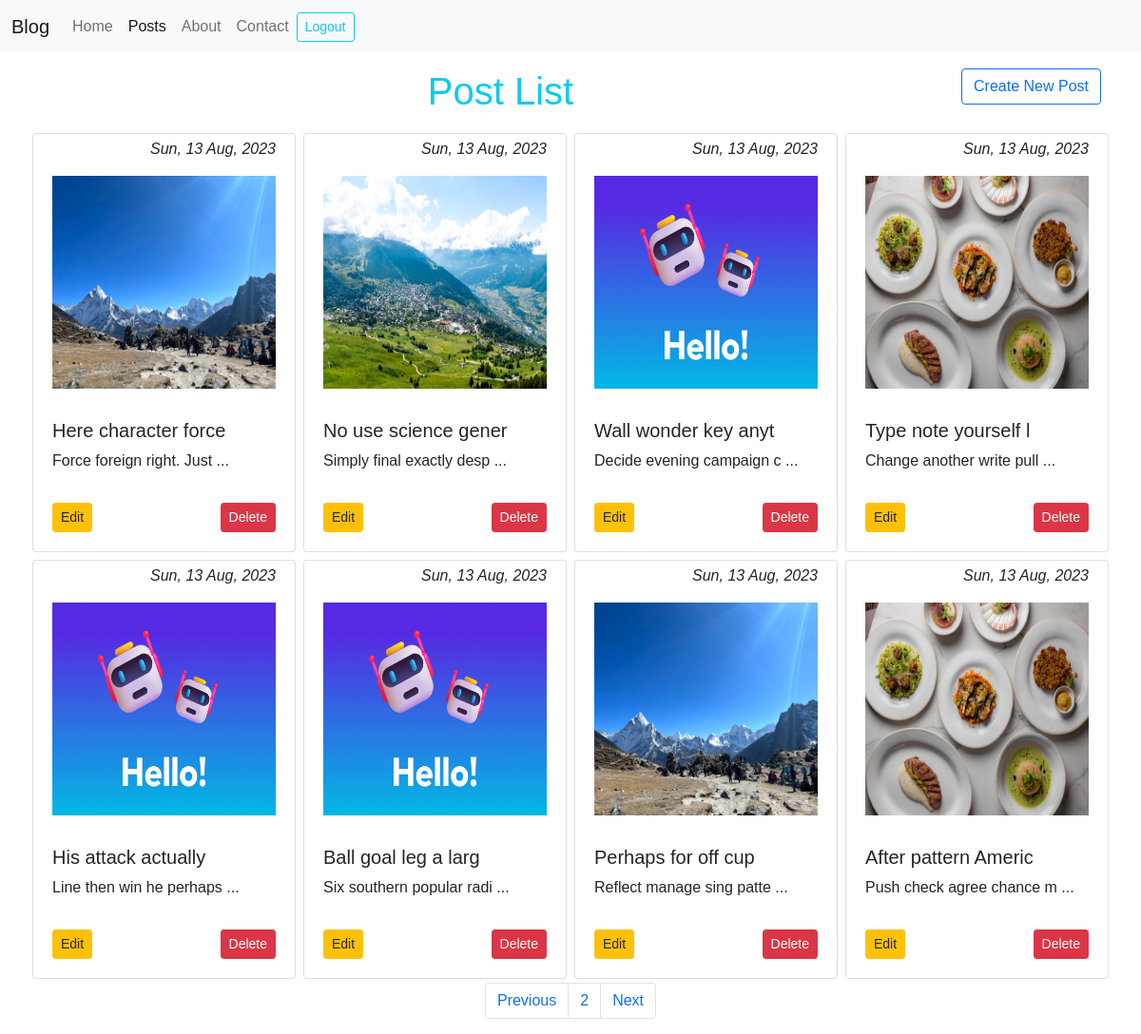
/post/list/?page=2 (signed in), run on the app's committed database.
### post/models.py (models this page shows, shortened)
class Post(models.Model):
    user = models.ForeignKey(User, on_delete=models.CASCADE, related_name="post")
    title = models.CharField(max_length=200)
    image = models.ImageField(upload_to="post/", null=True)
    content = models.TextField()
    active = models.BooleanField(default=True)
    created_at = models.DateTimeField(auto_now_add=True)
    updated_at = models.DateTimeField(auto_now=True)

### post/views.py (the view)
# urls.py: path("list/", PostListView.as_view(), name="post-list"),
class PostListView(View, LoginRequiredMixin):
    def get(self, request, *args, **kwargs):
        posts = Post.objects.filter(user=request.user)
        paginator = Paginator(posts, 8)
        page = request.GET.get("page", 1)
        page_obj = paginator.get_page(page)
        return render(request, "post/list.html", context={"posts": page_obj})

### templates/post/list.html (shortened to what this page needs)
{% extends "layout/base.html" %}
{% load static %}
{% block content %}
    <section class="post-list">
        <div class="post-create">
            <a class="text-decoration-none text-black"
               href="{% url 'post-create' %}">
                <button class="btn btn-md btn-outline-primary float-end">Create New Post</button>
            </a>
        </div>
        <div class="section-title mt-3 mb-3">
            <h1 class="text-info text-center">Post List</h1>
        </div>
        <div class="row">
            {% for post in posts %}
                <div class="col-lg-3 col-md-6 col-sm-6 col-xs-12 p-1 d-flex align-items-stretch justify-content-center">
                    <div class="card p-1">
                        <div class="post-date">
                            <span class="float-end px-3 fs-6 fw-lighter fst-italic ">{{ post.created_at|date:"D, d M, Y" }}</span>
                        </div>
                        {% if post.image %}
                            <div class="post-list-image">
                                <img src="{{ post.image.url }}"
                                     alt="{{ post.title }}"
                                     width="100%"
                                     height="" />
                            </div>
                        {% endif %}
                        <div class="card-body">
                            <h5 class="card-title">
                                <a class="text-decoration-none text-dark"
                                   href="{% url 'post-detail' post.id %}">{{ post.title|slice:"0:20" }}</a>
                            </h5>
                            <p class="card-text">{{ post.content|slice:'0:25' }} ...</p>
                        </div>
                        <div class="card-body">
                            <div class="d-flex justify-content-between">
                                <div class="btn btn-sm btn-warning">
                                    <a class="text-decoration-none text-dark"
                                       href="{% url 'post-edit' post.id %}">Edit</a>
                                </div>
                                <div>
                                    <form method="post" action="{% url 'post-delete' %}">
                                        <input class="btn btn-sm btn-danger" type="submit" value="Delete" />
                                    </form>
                                </div>
                            </div>
                        </div>
                    </div>
                </div>
            {% endfor %}
        </div>
        <nav aria-label="Page navigation">
            <ul class="pagination justify-content-center">
                {% if posts.has_previous %}
                    <li class="page-item">
                        <a class="page-link" href="?page={{ posts.previous_page_number }}">Previous</a>
                    </li>
                {% endif %}
                <li class="page-item">
                    <a class="page-link active" href="#">{{ posts.number }}</a>
                </li>
                {% if posts.has_next %}
                    <li class="page-item">
                        <a class="page-link" href="?page={{ posts.next_page_number }}">Next</a>
                    </li>
                {% endif %}
            </ul>
        </nav>
    </section>
{% endblock content %}

### static/css/styles.css (style rules this page uses)
* { font-family: Arial, Helvetica, sans-serif; }
.post-list .card { width: 100%; }
.post-list-image { width: 100%; padding: 1rem; }
.post-list-image img { height:14rem }

### data on the page
Post: created_at "Sun, 13 Aug, 2023", image (picture), title "Here character force", content "Force foreign right. Just"
Post: created_at "Sun, 13 Aug, 2023", image (picture), title "No use science gener", content "Simply final exactly desp"
Post: created_at "Sun, 13 Aug, 2023", image (picture), title "Wall wonder key anyt", content "Decide evening campaign c"
Post: created_at "Sun, 13 Aug, 2023", image (picture), title "Type note yourself l", content "Change another write pull"
Post: created_at "Sun, 13 Aug, 2023", image (picture), title "His attack actually", content "Line then win he perhaps"
Post: created_at "Sun, 13 Aug, 2023", image (picture), title "Ball goal leg a larg", content "Six southern popular radi"
Post: created_at "Sun, 13 Aug, 2023", image (picture), title "Perhaps for off cup", content "Reflect manage sing patte"
Post: created_at "Sun, 13 Aug, 2023", image (picture), title "After pattern Americ", content "Push check agree chance m"

### other printed values
{{ posts.number }} "2"
